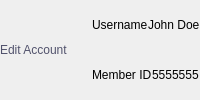
               <widget class="QWidget" name="widget_48" native="true">
                <property name="minimumSize">
                 <size>
                  <width>0</width>
                  <height>100</height>
                 </size>
                </property>
                <layout class="QGridLayout" name="gridLayout_67">
                 <property name="leftMargin">
                  <number>0</number>
                 </property>
                 <property name="topMargin">
                  <number>0</number>
                 </property>
                 <property name="rightMargin">
                  <number>0</number>
                 </property>
                 <property name="bottomMargin">
                  <number>0</number>
                 </property>
                 <property name="spacing">
                  <number>0</number>
                 </property>
                 <item row="0" column="0">
                  <widget class="QWidget" name="widget_49" native="true">
                   <layout class="QGridLayout" name="gridLayout_65">
                    <property name="leftMargin">
                     <number>0</number>
                    </property>
                    <property name="topMargin">
                     <number>0</number>
                    </property>
                    <property name="rightMargin">
                     <number>0</number>
                    </property>
                    <property name="bottomMargin">
                     <number>0</number>
                    </property>
                    <property name="spacing">
                     <number>0</number>
                    </property>
                    <item row="0" column="0">
                     <widget class="QLabel" name="label_5">
                      <property name="styleSheet">
                       <string notr="true">color: rgb(81, 82, 108);
font: 600 16pt &quot;Josefin Sans SemiBold&quot;;</string>
                      </property>
                      <property name="text">
                       <string>Edit Account</string>
                      </property>
                     </widget>
                    </item>
                   </layout>
                  </widget>
                 </item>
                 <item row="0" column="1">
                  <widget class="QWidget" name="widget_50" native="true">
                   <layout class="QGridLayout" name="gridLayout_66">
                    <property name="leftMargin">
                     <number>0</number>
                    </property>
                    <property name="topMargin">
                     <number>0</number>
                    </property>
                    <property name="rightMargin">
                     <number>0</number>
                    </property>
                    <property name="bottomMargin">
                     <number>0</number>
                    </property>
                    <property name="spacing">
                     <number>0</number>
                    </property>
                    <item row="0" column="0">
                     <widget class="QWidget" name="widget_51" native="true">
                      <layout class="QGridLayout" name="gridLayout_63">
                       <property name="leftMargin">
                        <number>0</number>
                       </property>
                       <property name="topMargin">
                        <number>0</number>
                       </property>
                       <property name="rightMargin">
                        <number>0</number>
                       </property>
                       <property name="bottomMargin">
                        <number>0</number>
                       </property>
                       <property name="spacing">
                        <number>0</number>
                       </property>
                       <item row="0" column="0">
                        <widget class="QLabel" name="label_26">
                         <property name="styleSheet">
                          <string notr="true">font: 500 11pt &quot;Josefin Sans Medium&quot;;
color: rgb(0,0,0);</string>
                         </property>
                         <property name="text">
                          <string>Username</string>
                         </property>
                        </widget>
                       </item>
                       <item row="0" column="1">
                        <widget class="QLabel" name="showUsername">
                         <property name="styleSheet">
                          <string notr="true">font: 500 10pt &quot;Josefin Sans Medium&quot;;
color: rgb(0,0,0);</string>
                         </property>
                         <property name="text">
                          <string>John Doe</string>
                         </property>
                        </widget>
                       </item>
                      </layout>
                     </widget>
                    </item>
                    <item row="1" column="0">
                     <widget class="QWidget" name="widget_52" native="true">
                      <layout class="QGridLayout" name="gridLayout_64">
                       <property name="leftMargin">
                        <number>0</number>
                       </property>
                       <property name="topMargin">
                        <number>0</number>
                       </property>
                       <property name="rightMargin">
                        <number>0</number>
                       </property>
                       <property name="bottomMargin">
                        <number>0</number>
                       </property>
                       <property name="spacing">
                        <number>0</number>
                       </property>
                       <item row="0" column="0">
                        <widget class="QLabel" name="label_28">
                         <property name="styleSheet">
                          <string notr="true">font: 500 11pt &quot;Josefin Sans Medium&quot;;
color: rgb(0,0,0);</string>
                         </property>
                         <property name="text">
                          <string>Member ID</string>
                         </property>
                        </widget>
                       </item>
                       <item row="0" column="1">
                        <widget class="QLabel" name="showID">
                         <property name="styleSheet">
                          <string notr="true">font: 500 8pt &quot;Josefin Sans Medium&quot;;
color: rgb(0,0,0);</string>
                         </property>
                         <property name="text">
                          <string>5555555</string>
                         </property>
                        </widget>
                       </item>
                      </layout>
                     </widget>
                    </item>
                   </layout>
                  </widget>
                 </item>
                </layout>
               </widget>
